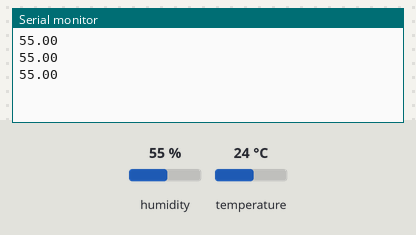
This sketch was run on a simulated Arduino Uno, built with avr-gcc and run on an emulated ATmega328P. On the bench: the last lines printed to the serial monitor. The test bench sets the inputs (shaded band); at power-on: humidity 55 %, temperature 24 °C.

Above: at 2.8 s.
2.9 s: humidity set to 22 %
At 5.5 s:
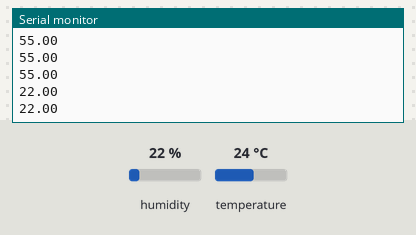
5.6 s: humidity set to 40 %
At 7.5 s:
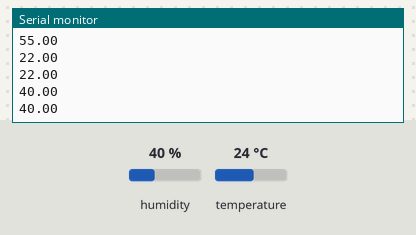
Timing chart, 0 to 9.0 s (numbered marks = the images above; inputs shaded):
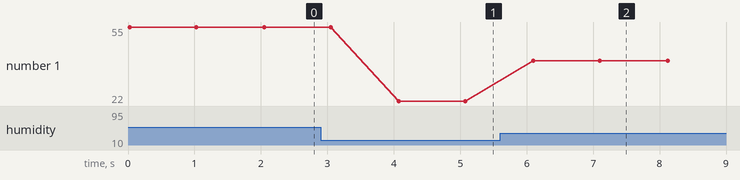

The sketch:

sketch_apr19a.ino
```cpp
#include "DHT.h"
#define dht_type DHT11

int dht_pin = A0; // porta analogica
DHT dht_1 = DHT(dht_pin, dht_type);

void setup() { //inicialização do arduino
  Serial.begin(9600);
  dht_1.begin();
}

void loop() { // repetir uma ação
  float umidade = dht_1.readHumidity(); // declaração da variável
  if (isnan(umidade)){
    Serial.println("Erro ao ler");
  } else {
    Serial.println(umidade); //apresenta o valor da variável
  }
  delay(1000); // tempo de inserção de dados
}
```

Measured:
- after the input at 2.9 s, the serial monitor: prints a new line after 1.2 s (image 1)
- after the input at 5.6 s, the serial monitor: prints a new line after 0.50 s (image 2)
- plotted number 1: 55 → 22 after the input at 2.9 s, 22 → 40 after the input at 5.6 s
